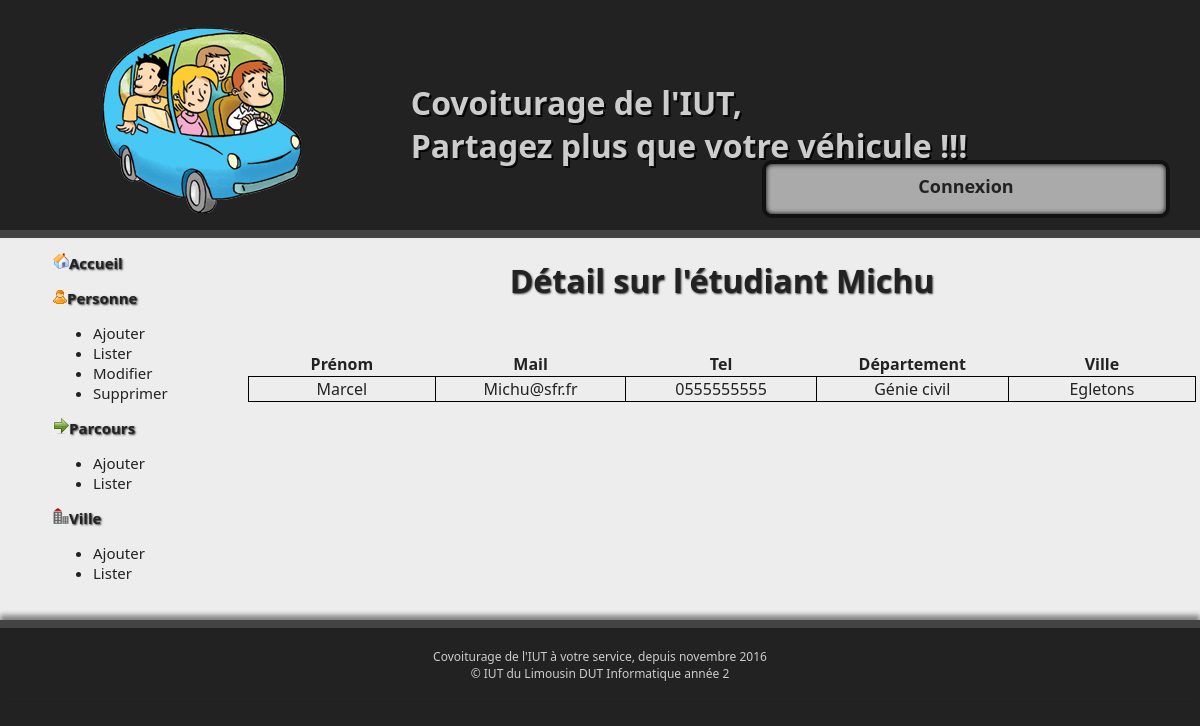
Screenshot of /index.php?page=2&num_pers=38 with the database file from the repository.
### tables this page shows
CREATE TABLE `personne` (
  `per_num` int(11) NOT NULL AUTO_INCREMENT,
  `per_nom` varchar(30) NOT NULL,
  `per_prenom` varchar(30) NOT NULL,
  `per_tel` char(14) NOT NULL,
  `per_mail` varchar(30) NOT NULL,
  `per_login` varchar(20) NOT NULL,
  `per_pwd` varchar(100) NOT NULL,
  PRIMARY KEY (`per_num`)
);

CREATE TABLE `etudiant` (
  `per_num` int(11) NOT NULL,
  `dep_num` int(11) NOT NULL,
  `div_num` int(11) NOT NULL,
  PRIMARY KEY (`per_num`),
  KEY `dep_num` (`dep_num`),
  KEY `div_num` (`div_num`),
  CONSTRAINT `etudiant_ibfk_1` FOREIGN KEY (`per_num`) REFERENCES `personne` (`per_num`),
  CONSTRAINT `etudiant_ibfk_2` FOREIGN KEY (`dep_num`) REFERENCES `departement` (`dep_num`),
  CONSTRAINT `etudiant_ibfk_3` FOREIGN KEY (`div_num`) REFERENCES `division` (`div_num`)
);

CREATE TABLE `departement` (
  `dep_num` int(11) NOT NULL AUTO_INCREMENT,
  `dep_nom` varchar(30) NOT NULL,
  `vil_num` int(11) NOT NULL,
  PRIMARY KEY (`dep_num`),
  KEY `vil_num` (`vil_num`),
  CONSTRAINT `departement_ibfk_1` FOREIGN KEY (`vil_num`) REFERENCES `ville` (`vil_num`)
);

CREATE TABLE `ville` (
  `vil_num` int(11) NOT NULL AUTO_INCREMENT,
  `vil_nom` varchar(100) NOT NULL,
  PRIMARY KEY (`vil_num`)
);

### include/autoload.inc.php (called while the page is built, shortened)
<?php
spl_autoload_register(function ($className) {
	$repClasses='classes/';
}
);

### classes/EtudiantManager.class.php (called while the page is built, shortened)
<?php
class EtudiantManager{
		public function __construct($db){
			$this->db = $db;
		}
    public function EstPresent($pers_num){
      $sql = 'select per_num FROM etudiant WHERE per_num= "'.$pers_num.'"';
      $requete = $this->db->prepare($sql);
      $requete->execute();
      while ($etudiant = $requete->fetch(PDO::FETCH_ASSOC)){
          if($pers_num == $etudiant['per_num']){
            return true;
          }
        }
        return false;
    }
    public function RecupEtudiant($pers_num){
      $sql = 'select dep_num,div_num FROM etudiant WHERE per_num= "'.$pers_num.'"';
      $requete = $this->db->prepare($sql);
      $requete->execute();
      return $requete->fetch();
    }
}

### classes/PersonneManager.class.php (called while the page is built, shortened)
<?php
class PersonneManager{
  public function __construct($db){
    $this->db = $db;
  }
    public function RecupPers($pers_num){
      $recupPers = array();
      $sql = 'select per_prenom,per_nom,per_mail,per_tel FROM personne where per_num="'.$pers_num.'"';
      $requete = $this->db->prepare($sql);
      $requete->execute();
      while ($personne = $requete->fetch(PDO::FETCH_ASSOC)){
        $recupPers[] = $personne;
      }
      return $recupPers;
    }
  }

### classes/DepartementManager.class.php (called while the page is built, shortened)
<?php
class DepartementManager{
		public function __construct($db){
			$this->db = $db;
		}
    public function getDepartementNom($dep_num){
      $sql = 'select dep_nom FROM departement WHERE dep_num= "'.$dep_num.'"';
      $requete = $this->db->prepare($sql);
      $requete->execute();
      return $requete->fetch();
    }
    public function getVilleNumDep($dep_num){
      $sql = 'select vil_num FROM departement WHERE dep_num= "'.$dep_num.'"';
      $requete = $this->db->prepare($sql);
      $requete->execute();
      return $requete->fetch();
    }
}

### classes/VilleManager.class.php (called while the page is built, shortened)
<?php
class VilleManager{
		public function __construct($db){
			$this->db = $db;
		}
    public function getVilleNom($vil_num){
      $sql = 'select vil_nom FROM ville WHERE vil_num= "'.$vil_num.'"';
      $requete = $this->db->prepare($sql);
      $requete->execute();
      return $requete->fetch();
    }
}

### include/pages/listerPersonnes.inc.php (the view, shortened to what this page needs)
  <?php
    $db = new MyPdo();
    $personneManager = new PersonneManager($db);
    $listePers = $personneManager -> getAllPers();
    $etudiantManager = new EtudiantManager($db);
    $departementManager = new DepartementManager($db);
    $villeManager = new VilleManager($db);
  ?>
  <?php
  if(empty($_GET["num_pers"])){ ?>
    <h1>Liste des personnes enregistrées</h1>
    <?php
  echo "Actuellement ".count($listePers)." personne(s) enregistrée(s)"
   ?>
   <table>
     <tr><th>Numéro</th><th>Nom</th><th>Prenom</th>
   <?php
     foreach ($listePers as $personne){
   ?>
       <tr><td>
         <a href="index.php?page=2&num_pers=<?php echo $personne->getPersNum() ?>"><?php echo $personne->getPersNum();?></a>
       </td><td><?php echo $personne->getPersNom();?>
       </td><td><?php echo $personne->getPersPrenom();?>
       </td></tr>
     <?php } ?>
     </table>
  <?php
  }else {
  ?>
      <?php
    if ($etudiantManager->EstPresent($_GET["num_pers"])){
      $recupPers = $personneManager->RecupPers($_GET["num_pers"]);
      $recupEtu = $etudiantManager->RecupEtudiant($_GET["num_pers"]);
      foreach($recupPers as $personne){
      ?>
      <h1>Détail sur l'étudiant <?php echo $personne["per_nom"] ?> </h1>
      <table>
        <tr><th>Prénom</th><th>Mail</th><th>Tel</th><th>Département</th><th>Ville</th>
          <tr><td>
            <?php
              echo $personne["per_prenom"];
            ?>
          </td><td>
            <?php
            echo $personne["per_mail"];
            ?>
          </td><td>
            <?php
             echo $personne["per_tel"];
           }
             ?>
           </td><td>
            <?php
             echo $departementManager->getDepartementNom($recupEtu["dep_num"])["dep_nom"];
            ?>
            </td><td>
            <?php
             echo  $villeManager->getVilleNom($departementManager->getVilleNumDep($recupEtu["dep_num"])["vil_num"])["vil_nom"];
            ?>
          </td></tr>
     </table>
     <?php
    }
  }
?>

### css/stylesheet.css (style rules this page uses)
body { background-color:#222222;; font-family: "Segoe UI", Verdana, serif; font-size:12pt; margin:0; padding:0; }
h1 { text-shadow:1px 1px 2px #333333; }
td { border:10px; }
table { border-collapse:collapse; margin-left: auto; margin-right: auto; margin-bottom: 50px; margin-top: 50px; }
td { border-width:1px; border-style:solid; border-color:black; width:200px; }

### rows the page displays
personne: per_nom "Michu", per_prenom "Marcel", per_mail "Michu@sfr.fr", per_tel "0555555555"
etudiant: dep_num.dep_nom "Génie civil", dep_num.vil_nom "Egletons"
